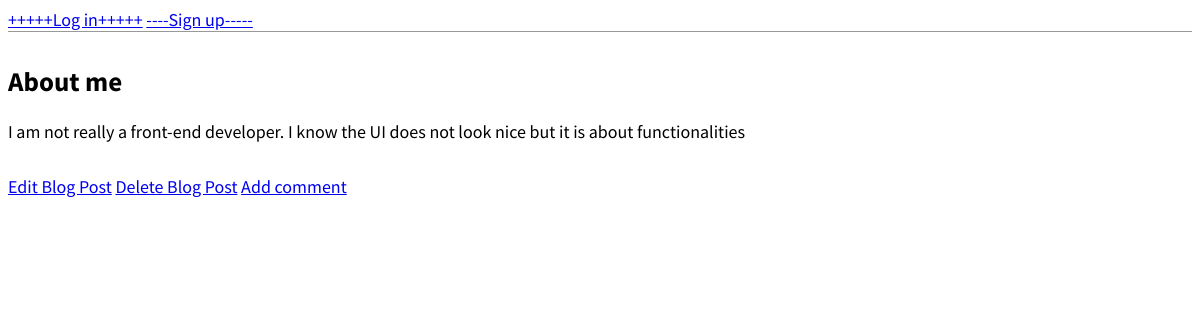
Screenshot of /post/3/ with the database file from the repository.
### my_blog/models.py (models this page shows, shortened)
class Post(models.Model):
	title=models.CharField(max_length=200)
	author=models.ForeignKey('auth.User', on_delete=models.CASCADE)
	body=models.TextField()

### my_blog/views.py (the view)
# urls.py: path('post/<int:pk>/', BlogDetailView.as_view(), name='post_detail'),
class BlogDetailView(DetailView):
	model=Post
	template_name = 'post_detail.html'

### templates/post_detail.html (shortened to what this page needs)
{% extends 'base.html' %}
{% block content %}
	<div class="post-entry">
		<h2>{{ post.title }}</h2>
		<p>{{ post.body }}</p>
	</div>
	<a href='{% url "post_edit" post.pk %}'> Edit Blog Post</a>
	<a href='{% url "post_delete" post.pk %}'> Delete Blog Post</a>
	<a href='{% url "reply" post.pk %}'>Add comment</a>
{% endblock %}

### Static/css/base.css (style rules this page uses)
body { font-family: 'source sans Pro', sa; font-size: 18px; }
.post-entry { margin-bottom: 2rem; }
.post-entry h2 { margin: 0.5rem o; }
.post-entry p { margin: 0; font-weight: 400 ; }

### rows the page displays
Post: title "About me", body "I am not really a front-end developer. I know the UI does not look nice but it is about functionalities"
